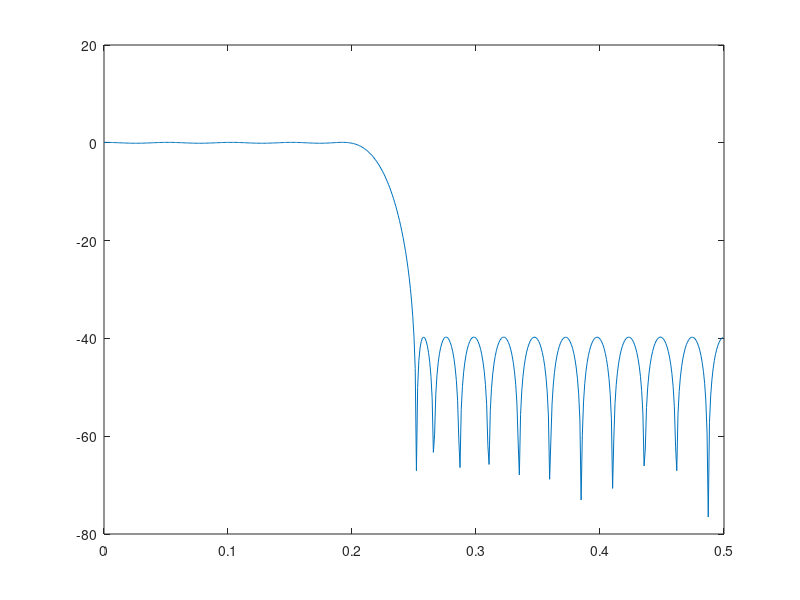
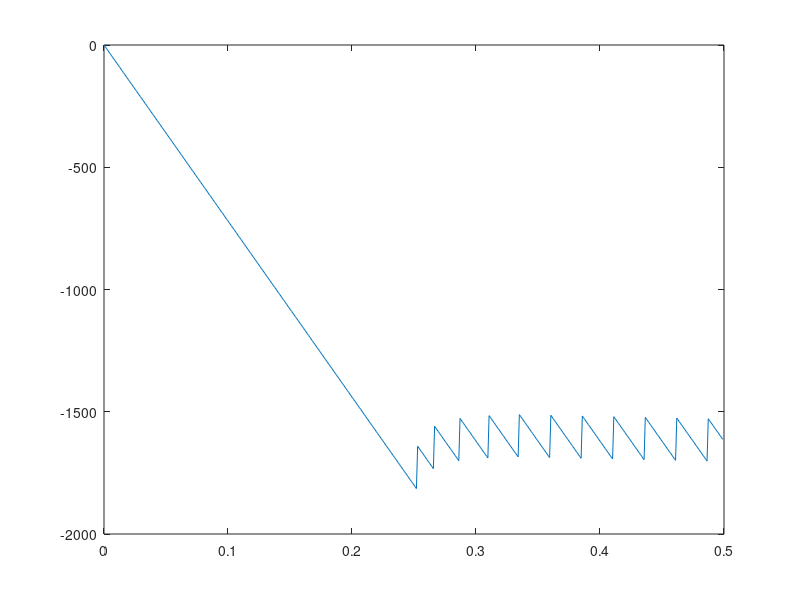
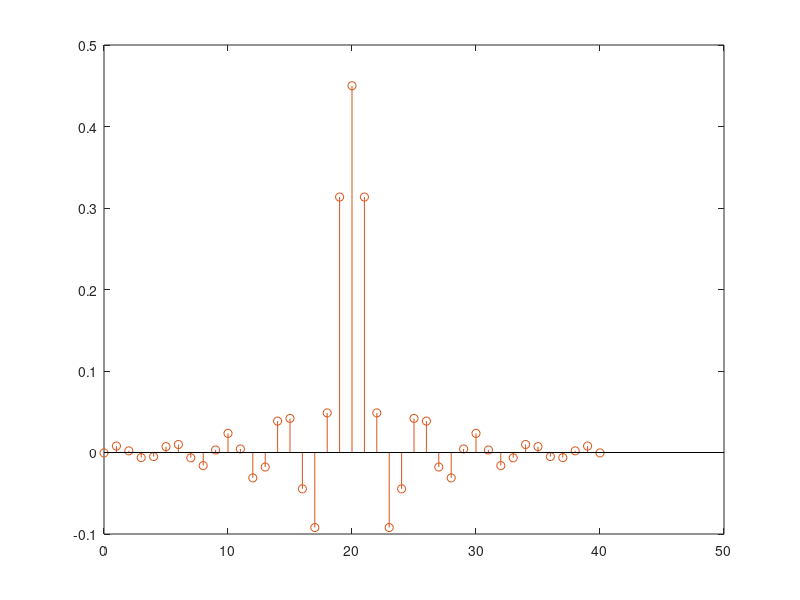

Source code (MATLAB) for these figures, in order:
% MATLAB script for Illustrative Problem 6.3.
echo on
f_cutoff=2000;				% the desired cutoff frequency
f_stopband=2500;			% the actual stopband frequency
fs=10000;				% the sampling frequency
f1=2*f_cutoff/fs;			% the normalized passband frequency
f2=2*f_stopband/fs;			% the normalized stopband frequency
N=41;					% This number is found by experiment.
F=[0 f1 f2 1];
M=[1 1 0 0];				% describes the lowpass filter
B=remez(N-1,F,M);			% returns the FIR tap coefficients
% Plotting command follows.
figure(1);
[H,W]=freqz(B);
H_in_dB=20*log10(abs(H));
plot(W/(2*pi),H_in_dB);
figure(2);
plot(W/(2*pi),(180/pi)*unwrap(angle(H)));
% Plot of the impulse response follows.
figure(3);
plot(zeros(size([0:N-1])));
hold;
stem([0:N-1],B);